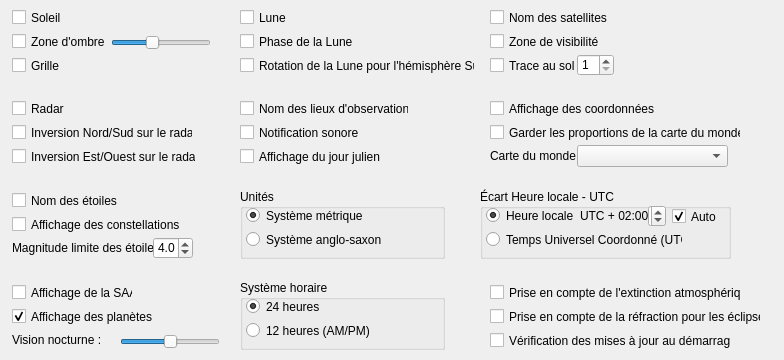
              <widget class="QWidget" name="scrollAreaWidgetContents">
               <property name="geometry">
                <rect>
                 <x>0</x>
                 <y>0</y>
                 <width>784</width>
                 <height>360</height>
                </rect>
               </property>
               <property name="font">
                <font/>
               </property>
               <property name="mouseTracking">
                <bool>true</bool>
               </property>
               <widget class="QCheckBox" name="afflune">
                <property name="geometry">
                 <rect>
                  <x>240</x>
                  <y>9</y>
                  <width>70</width>
                  <height>17</height>
                 </rect>
                </property>
                <property name="font">
                 <font/>
                </property>
                <property name="text">
                 <string>Lune</string>
                </property>
               </widget>
               <widget class="QCheckBox" name="affphaselune">
                <property name="geometry">
                 <rect>
                  <x>240</x>
                  <y>33</y>
                  <width>118</width>
                  <height>17</height>
                 </rect>
                </property>
                <property name="font">
                 <font/>
                </property>
                <property name="text">
                 <string>Phase de la Lune</string>
                </property>
               </widget>
               <widget class="QCheckBox" name="rotationLune">
                <property name="geometry">
                 <rect>
                  <x>240</x>
                  <y>57</y>
                  <width>235</width>
                  <height>17</height>
                 </rect>
                </property>
                <property name="font">
                 <font/>
                </property>
                <property name="text">
                 <string>Rotation de la Lune pour l'hémisphère Sud</string>
                </property>
               </widget>
               <widget class="QCheckBox" name="affnomsat">
                <property name="geometry">
                 <rect>
                  <x>490</x>
                  <y>9</y>
                  <width>124</width>
                  <height>17</height>
                 </rect>
                </property>
                <property name="font">
                 <font/>
                </property>
                <property name="text">
                 <string>Nom des satellites</string>
                </property>
                <property name="tristate">
                 <bool>true</bool>
                </property>
               </widget>
               <widget class="QCheckBox" name="affvisib">
                <property name="geometry">
                 <rect>
                  <x>490</x>
                  <y>33</y>
                  <width>112</width>
                  <height>17</height>
                 </rect>
                </property>
                <property name="font">
                 <font/>
                </property>
                <property name="text">
                 <string>Zone de visibilité</string>
                </property>
                <property name="tristate">
                 <bool>true</bool>
                </property>
               </widget>
               <widget class="QCheckBox" name="afftraj">
                <property name="geometry">
                 <rect>
                  <x>490</x>
                  <y>57</y>
                  <width>85</width>
                  <height>17</height>
                 </rect>
                </property>
                <property name="font">
                 <font/>
                </property>
                <property name="text">
                 <string>Trace au sol</string>
                </property>
               </widget>
               <widget class="QSpinBox" name="nombreTrajectoires">
                <property name="enabled">
                 <bool>true</bool>
                </property>
                <property name="geometry">
                 <rect>
                  <x>577</x>
                  <y>54</y>
                  <width>37</width>
                  <height>22</height>
                 </rect>
                </property>
                <property name="font">
                 <font/>
                </property>
                <property name="minimum">
                 <number>1</number>
                </property>
                <property name="maximum">
                 <number>5</number>
                </property>
               </widget>
               <widget class="QCheckBox" name="affnotif">
                <property name="geometry">
                 <rect>
                  <x>240</x>
                  <y>124</y>
                  <width>124</width>
                  <height>17</height>
                 </rect>
                </property>
                <property name="font">
                 <font/>
                </property>
                <property name="text">
                 <string>Notification sonore</string>
                </property>
               </widget>
               <widget class="QCheckBox" name="calJulien">
                <property name="geometry">
                 <rect>
                  <x>240</x>
                  <y>148</y>
                  <width>145</width>
                  <height>17</height>
                 </rect>
                </property>
                <property name="font">
                 <font/>
                </property>
                <property name="text">
                 <string>Affichage du jour julien</string>
                </property>
                <property name="checkable">
                 <bool>true</bool>
                </property>
               </widget>
               <widget class="QCheckBox" name="affnomlieu">
                <property name="geometry">
                 <rect>
                  <x>240</x>
                  <y>100</y>
                  <width>169</width>
                  <height>17</height>
                 </rect>
                </property>
                <property name="font">
                 <font/>
                </property>
                <property name="text">
                 <string>Nom des lieux d'observation</string>
                </property>
                <property name="tristate">
                 <bool>true</bool>
                </property>
               </widget>
               <widget class="QCheckBox" name="extinctionAtmospherique">
                <property name="geometry">
                 <rect>
                  <x>490</x>
                  <y>284</y>
                  <width>251</width>
                  <height>17</height>
                 </rect>
                </property>
                <property name="font">
                 <font/>
                </property>
                <property name="text">
                 <string>Prise en compte de l'extinction atmosphérique</string>
                </property>
               </widget>
               <widget class="QCheckBox" name="affcoord">
                <property name="geometry">
                 <rect>
                  <x>490</x>
                  <y>100</y>
                  <width>166</width>
                  <height>17</height>
                 </rect>
                </property>
                <property name="font">
                 <font/>
                </property>
                <property name="text">
                 <string>Affichage des coordonnées</string>
                </property>
               </widget>
               <widget class="QLabel" name="lbl_carteMonde">
                <property name="geometry">
                 <rect>
                  <x>490</x>
                  <y>148</y>
                  <width>91</width>
                  <height>16</height>
                 </rect>
                </property>
                <property name="font">
                 <font/>
                </property>
                <property name="text">
                 <string>Carte du monde :</string>
                </property>
               </widget>
               <widget class="QComboBox" name="listeMap">
                <property name="geometry">
                 <rect>
                  <x>577</x>
                  <y>145</y>
                  <width>151</width>
                  <height>22</height>
                 </rect>
                </property>
                <property name="font">
                 <font/>
                </property>
                <property name="styleSheet">
                 <string notr="true"/>
                </property>
               </widget>
               <widget class="QGroupBox" name="groupBoxUnites">
                <property name="geometry">
                 <rect>
                  <x>240</x>
                  <y>189</y>
                  <width>205</width>
                  <height>70</height>
                 </rect>
                </property>
                <property name="font">
                 <font/>
                </property>
                <property name="title">
                 <string>Unités</string>
                </property>
                <widget class="QRadioButton" name="unitesKm">
                 <property name="geometry">
                  <rect>
                   <x>6</x>
                   <y>18</y>
                   <width>124</width>
                   <height>17</height>
                  </rect>
                 </property>
                 <property name="font">
                  <font/>
                 </property>
                 <property name="text">
                  <string>Système métrique</string>
                 </property>
                 <property name="checked">
                  <bool>true</bool>
                 </property>
                </widget>
                <widget class="QRadioButton" name="unitesMi">
                 <property name="geometry">
                  <rect>
                   <x>6</x>
                   <y>42</y>
                   <width>139</width>
                   <height>17</height>
                  </rect>
                 </property>
                 <property name="font">
                  <font/>
                 </property>
                 <property name="text">
                  <string>Système anglo-saxon</string>
                 </property>
                 <property name="checked">
                  <bool>false</bool>
                 </property>
                </widget>
               </widget>
               <widget class="QGroupBox" name="groupBoxOffsetUTC">
                <property name="geometry">
                 <rect>
                  <x>480</x>
                  <y>189</y>
                  <width>251</width>
                  <height>70</height>
                 </rect>
                </property>
                <property name="font">
                 <font/>
                </property>
                <property name="title">
                 <string>Écart Heure locale - UTC</string>
                </property>
                <widget class="QRadioButton" name="heureLegale">
                 <property name="geometry">
                  <rect>
                   <x>6</x>
                   <y>18</y>
                   <width>91</width>
                   <height>17</height>
                  </rect>
                 </property>
                 <property name="font">
                  <font/>
                 </property>
                 <property name="text">
                  <string>Heure locale = </string>
                 </property>
                 <property name="checked">
                  <bool>true</bool>
                 </property>
                </widget>
                <widget class="QRadioButton" name="utc">
                 <property name="geometry">
                  <rect>
                   <x>6</x>
                   <y>42</y>
                   <width>196</width>
                   <height>17</height>
                  </rect>
                 </property>
                 <property name="font">
                  <font/>
                 </property>
                 <property name="text">
                  <string>Temps Universel Coordonné (UTC)</string>
                 </property>
                 <property name="checked">
                  <bool>false</bool>
                 </property>
                </widget>
                <widget class="QSpinBox" name="updown">
                 <property name="geometry">
                  <rect>
                   <x>168</x>
                   <y>16</y>
                   <width>18</width>
                   <height>22</height>
                  </rect>
                 </property>
                 <property name="font">
                  <font/>
                 </property>
                 <property name="minimum">
                  <number>-720</number>
                 </property>
                 <property name="maximum">
                  <number>780</number>
                 </property>
                 <property name="singleStep">
                  <number>15</number>
                 </property>
                </widget>
                <widget class="QLabel" name="tuc">
                 <property name="geometry">
                  <rect>
                   <x>98</x>
                   <y>17</y>
                   <width>71</width>
                   <height>20</height>
                  </rect>
                 </property>
                 <property name="font">
                  <font/>
                 </property>
                 <property name="text">
                  <string>UTC + 02:00</string>
                 </property>
                 <property name="indent">
                  <number>2</number>
                 </property>
                </widget>
                <widget class="QCheckBox" name="utcAuto">
                 <property name="geometry">
                  <rect>
                   <x>192</x>
                   <y>19</y>
                   <width>51</width>
                   <height>17</height>
                  </rect>
                 </property>
                 <property name="font">
                  <font/>
                 </property>
                 <property name="text">
                  <string>Auto</string>
                 </property>
                 <property name="checked">
                  <bool>true</bool>
                 </property>
                </widget>
               </widget>
               <widget class="QCheckBox" name="affnuit">
                <property name="geometry">
                 <rect>
                  <x>12</x>
                  <y>33</y>
                  <width>94</width>
                  <height>17</height>
                 </rect>
                </property>
                <property name="font">
                 <font/>
                </property>
                <property name="text">
                 <string>Zone d'ombre</string>
                </property>
               </widget>
               <widget class="QSlider" name="intensiteOmbre">
                <property name="geometry">
                 <rect>
                  <x>111</x>
                  <y>33</y>
                  <width>100</width>
                  <height>19</height>
                 </rect>
                </property>
                <property name="font">
                 <font/>
                </property>
                <property name="maximum">
                 <number>100</number>
                </property>
                <property name="pageStep">
                 <number>5</number>
                </property>
                <property name="value">
                 <number>40</number>
                </property>
                <property name="orientation">
                 <enum>Qt::Horizontal</enum>
                </property>
               </widget>
               <widget class="QCheckBox" name="affinvns">
                <property name="geometry">
                 <rect>
                  <x>12</x>
                  <y>124</y>
                  <width>181</width>
                  <height>17</height>
                 </rect>
                </property>
                <property name="font">
                 <font/>
                </property>
                <property name="text">
                 <string>Inversion Nord/Sud sur le radar</string>
                </property>
               </widget>
               <widget class="QCheckBox" name="affgrille">
                <property name="geometry">
                 <rect>
                  <x>12</x>
                  <y>57</y>
                  <width>70</width>
                  <height>17</height>
                 </rect>
                </property>
                <property name="font">
                 <font/>
                </property>
                <property name="text">
                 <string>Grille</string>
                </property>
               </widget>
               <widget class="QCheckBox" name="affradar">
                <property name="geometry">
                 <rect>
                  <x>12</x>
                  <y>100</y>
                  <width>70</width>
                  <height>17</height>
                 </rect>
                </property>
                <property name="font">
                 <font/>
                </property>
                <property name="text">
                 <string>Radar</string>
                </property>
                <property name="tristate">
                 <bool>true</bool>
                </property>
               </widget>
               <widget class="QCheckBox" name="affetoiles">
                <property name="geometry">
                 <rect>
                  <x>12</x>
                  <y>192</y>
                  <width>112</width>
                  <height>17</height>
                 </rect>
                </property>
                <property name="font">
                 <font/>
                </property>
                <property name="text">
                 <string>Nom des étoiles</string>
                </property>
               </widget>
               <widget class="QLabel" name="lbl_magnitudeLimite">
                <property name="geometry">
                 <rect>
                  <x>12</x>
                  <y>240</y>
                  <width>145</width>
                  <height>16</height>
                 </rect>
                </property>
                <property name="font">
                 <font/>
                </property>
                <property name="text">
                 <string>Magnitude limite des étoiles :</string>
                </property>
               </widget>
               <widget class="QCheckBox" name="affsoleil">
                <property name="geometry">
                 <rect>
                  <x>12</x>
                  <y>9</y>
                  <width>67</width>
                  <height>17</height>
                 </rect>
                </property>
                <property name="font">
                 <font/>
                </property>
                <property name="text">
                 <string>Soleil</string>
                </property>
                <property name="checkable">
                 <bool>true</bool>
                </property>
               </widget>
               <widget class="QCheckBox" name="affconst">
                <property name="geometry">
                 <rect>
                  <x>12</x>
                  <y>216</y>
                  <width>169</width>
                  <height>17</height>
                 </rect>
                </property>
                <property name="font">
                 <font/>
                </property>
                <property name="text">
                 <string>Affichage des constellations</string>
                </property>
                <property name="tristate">
                 <bool>true</bool>
                </property>
               </widget>
               <widget class="QCheckBox" name="affinvew">
                <property name="geometry">
                 <rect>
                  <x>12</x>
                  <y>148</y>
                  <width>184</width>
                  <height>17</height>
                 </rect>
                </property>
                <property name="font">
                 <font/>
                </property>
                <property name="text">
                 <string>Inversion Est/Ouest sur le radar</string>
                </property>
               </widget>
               <widget class="QDoubleSpinBox" name="magnitudeEtoiles">
                <property name="geometry">
                 <rect>
                  <x>153</x>
                  <y>237</y>
                  <width>40</width>
                  <height>22</height>
                 </rect>
                </property>
                <property name="font">
                 <font/>
                </property>
                <property name="decimals">
                 <number>1</number>
                </property>
                <property name="maximum">
                 <double>6.000000000000000</double>
                </property>
                <property name="singleStep">
                 <double>0.500000000000000</double>
                </property>
                <property name="value">
                 <double>4.000000000000000</double>
                </property>
               </widget>
               <widget class="QCheckBox" name="affSAA">
                <property name="geometry">
                 <rect>
                  <x>12</x>
                  <y>284</y>
                  <width>121</width>
                  <height>17</height>
                 </rect>
                </property>
                <property name="font">
                 <font/>
                </property>
                <property name="text">
                 <string>Affichage de la SAA</string>
                </property>
               </widget>
               <widget class="QCheckBox" name="affplanetes">
                <property name="geometry">
                 <rect>
                  <x>12</x>
                  <y>308</y>
                  <width>141</width>
                  <height>17</height>
                 </rect>
                </property>
                <property name="font">
                 <font/>
                </property>
                <property name="text">
                 <string>Affichage des planètes</string>
                </property>
                <property name="checked">
                 <bool>true</bool>
                </property>
                <property name="tristate">
                 <bool>true</bool>
                </property>
               </widget>
               <widget class="QSlider" name="intensiteVision">
                <property name="geometry">
                 <rect>
                  <x>120</x>
                  <y>332</y>
                  <width>100</width>
                  <height>19</height>
                 </rect>
                </property>
                <property name="font">
                 <font/>
                </property>
                <property name="maximum">
                 <number>100</number>
                </property>
                <property name="pageStep">
                 <number>5</number>
                </property>
                <property name="value">
                 <number>50</number>
                </property>
                <property name="orientation">
                 <enum>Qt::Horizontal</enum>
                </property>
               </widget>
               <widget class="QLabel" name="lbl_intensiteVision">
                <property name="geometry">
                 <rect>
                  <x>12</x>
                  <y>332</y>
                  <width>101</width>
                  <height>16</height>
                 </rect>
                </property>
                <property name="font">
                 <font/>
                </property>
                <property name="text">
                 <string>Vision nocturne :</string>
                </property>
               </widget>
               <widget class="QCheckBox" name="verifMAJ">
                <property name="geometry">
                 <rect>
                  <x>490</x>
                  <y>332</y>
                  <width>241</width>
                  <height>17</height>
                 </rect>
                </property>
                <property name="font">
                 <font/>
                </property>
                <property name="text">
                 <string>Vérification des mises à jour au démarrage</string>
                </property>
               </widget>
               <widget class="QCheckBox" name="proportionsCarte">
                <property name="geometry">
                 <rect>
                  <x>490</x>
                  <y>124</y>
                  <width>251</width>
                  <height>17</height>
                 </rect>
                </property>
                <property name="font">
                 <font/>
                </property>
                <property name="text">
                 <string>Garder les proportions de la carte du monde</string>
                </property>
               </widget>
               <widget class="QCheckBox" name="refractionPourEclipses">
                <property name="geometry">
                 <rect>
                  <x>490</x>
                  <y>308</y>
                  <width>271</width>
                  <height>17</height>
                 </rect>
                </property>
                <property name="font">
                 <font/>
                </property>
                <property name="text">
                 <string>Prise en compte de la réfraction pour les éclipses</string>
                </property>
               </widget>
               <widget class="QGroupBox" name="groupBoxAffichageHeure">
                <property name="geometry">
                 <rect>
                  <x>240</x>
                  <y>280</y>
                  <width>205</width>
                  <height>70</height>
                 </rect>
                </property>
                <property name="font">
                 <font/>
                </property>
                <property name="title">
                 <string>Système horaire</string>
                </property>
                <widget class="QRadioButton" name="syst24h">
                 <property name="geometry">
                  <rect>
                   <x>6</x>
                   <y>18</y>
                   <width>124</width>
                   <height>17</height>
                  </rect>
                 </property>
                 <property name="font">
                  <font/>
                 </property>
                 <property name="text">
                  <string>24 heures</string>
                 </property>
                 <property name="checked">
                  <bool>true</bool>
                 </property>
                </widget>
                <widget class="QRadioButton" name="syst12h">
                 <property name="geometry">
                  <rect>
                   <x>6</x>
                   <y>42</y>
                   <width>139</width>
                   <height>17</height>
                  </rect>
                 </property>
                 <property name="font">
                  <font/>
                 </property>
                 <property name="text">
                  <string>12 heures (AM/PM)</string>
                 </property>
                 <property name="checked">
                  <bool>false</bool>
                 </property>
                </widget>
               </widget>
              </widget>
